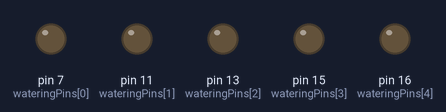
A program run on a simulated Raspberry Pi (header pin numbers). Parts: output pins drawn as LEDs (lit = HIGH).

Above: at 0.05 s.
At 0.2 s:
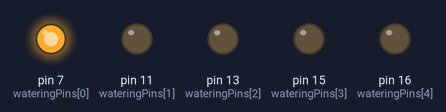
At 0.4 s:
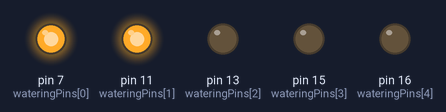
At 0.6 s:
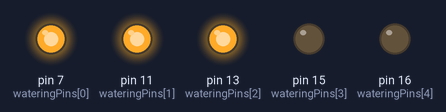
At 0.8 s:
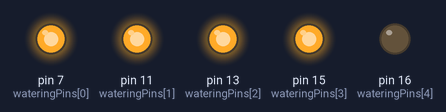
At 2.75 s:
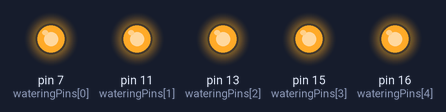
Timing chart, 0 to 3.0 s (numbered marks = the images above):
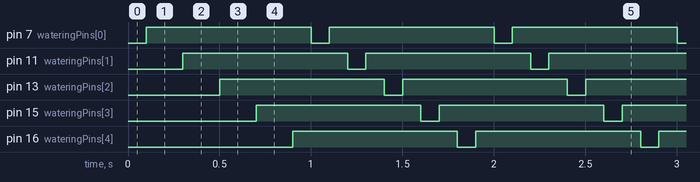

Measured:
- by itself, pin 7 (wateringPins[0]), pin 11 (wateringPins[1]), pin 13 (wateringPins[2]), pin 15 (wateringPins[3]), pin 16 (wateringPins[4]): alternates HIGH for 0.90 s and LOW for 0.10 s

The program:

testAllPins.py
```python
import RPi.GPIO as GPIO
import time
GPIO.setmode(GPIO.BOARD)
#wateringPins=(3,5,7,11,15,13, 18,22, 8,10)
wateringPins=(7,11, 13, 15, 16)
#wateringPins=(7, 11, 16)

try:
    import RPi.GPIO as GPIO
except RuntimeError:
    import GPIO as GPIO
    logger.info("Error importing RPi.GPIO!  This is probably because you need superuser privileges.  You can achieve this by using 'sudo' to run your script")

div=.1
r=int(1000//div)
GPIO.setmode(GPIO.BOARD)

for i in range(r):
    for pin in wateringPins:
#        print(pin)
        GPIO.setup(pin, GPIO.OUT)
        GPIO.output(pin, GPIO.LOW)
        time.sleep( div )
        GPIO.output(pin, GPIO.HIGH)
        time.sleep( div )
for pin in wateringPins:
    GPIO.setup(pin, GPIO.OUT)
    GPIO.output(pin, GPIO.HIGH)

p.stop()
GPIO.cleanup()
```
